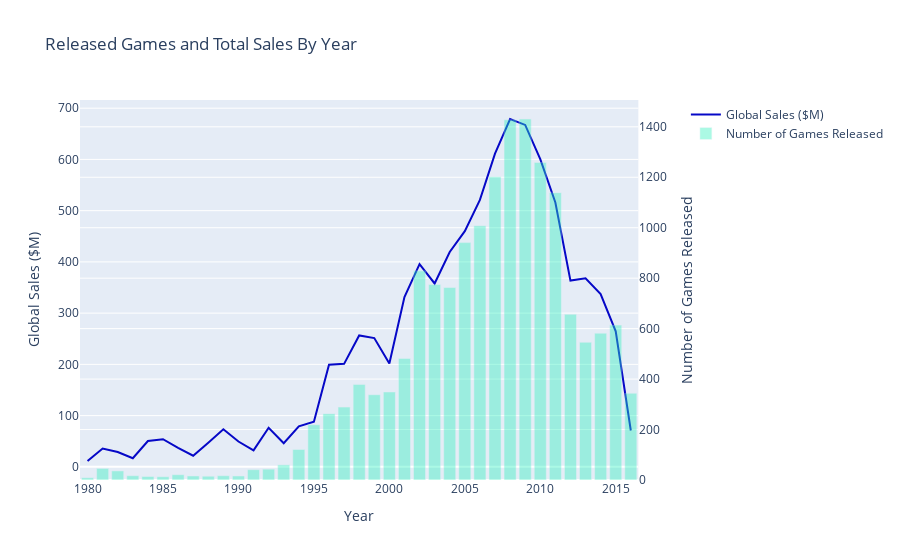

This figure's notebook cell:
### Markdown cell above
# Total Video Game Sales By Year

### Code cell
yearly_sales = data.groupby('Year')['Global_Sales'].sum()
yearly_num_games = data.groupby('Year')['Global_Sales'].count()

fig = make_subplots(specs=[[{"secondary_y": True}]])

fig.add_trace(
    go.Scatter(x=yearly_sales.index, y=yearly_sales.values, mode='lines',
               name="Global Sales ($M)", line_color='#0608C7'),
    secondary_y=False,
)

fig.add_trace(
    go.Bar(x=yearly_num_games.index, y=yearly_num_games.values, opacity=0.4,
           name='Number of Games Released', marker_color='#2FF1BD'),
    secondary_y=True,
)

fig.update_layout(
    title_text='Released Games and Total Sales By Year'
)

fig.update_xaxes(title_text='Year')

fig.update_yaxes(title_text='Global Sales ($M)', secondary_y=False)
fig.update_yaxes(title_text='Number of Games Released', secondary_y=True)

fig.show()

### Figure 1 — Plotly figure (JSON) as saved in the notebook; plotly's stock layout.template omitted (floating-point values rounded to 4 significant figures)
{"data": [{"line": {"color": "#0608C7"}, "mode": "lines", "name": "Global Sales ($M)", "type": "scatter", "x": [1980, 1981, 1982, 1983, 1984, 1985, 1986, 1987, 1988, 1989, 1990, 1991, 1992, 1993, 1994, 1995, 1996, 1997, 1998, 1999, 2000, 2001, 2002, 2003, 2004, 2005, 2006, 2007, 2008, 2009, 2010, 2011, 2012, 2013, 2014, 2015, 2016], "xaxis": "x", "y": [11.38, 35.77, 28.86, 16.79, 50.36, 53.92, 37.07, 21.74, 47.22, 73.45, 49.39, 32.23, 76.16, 45.98, 79.17, 88.11, 199.1, 201.0, 256.5, 251.3, 201.6, 331.5, 395.5, 357.8, 419.3, 459.9, 521.0, 611.1, 678.9, 667.3, 600.4, 516.0, 363.5, 368.1, 337.0, 264.4, 70.93], "yaxis": "y"}, {"marker": {"color": "#2FF1BD"}, "name": "Number of Games Released", "opacity": 0.4, "type": "bar", "x": [1980, 1981, 1982, 1983, 1984, 1985, 1986, 1987, 1988, 1989, 1990, 1991, 1992, 1993, 1994, 1995, 1996, 1997, 1998, 1999, 2000, 2001, 2002, 2003, 2004, 2005, 2006, 2007, 2008, 2009, 2010, 2011, 2012, 2013, 2014, 2015, 2016], "xaxis": "x", "y": [9, 46, 36, 17, 14, 13, 21, 16, 15, 17, 16, 41, 43, 60, 121, 219, 263, 289, 379, 338, 349, 482, 829, 775, 763, 941, 1008, 1202, 1428, 1431, 1259, 1139, 657, 546, 582, 614, 344], "yaxis": "y2"}], "layout": {"title": {"text": "Released Games and Total Sales By Year"}, "xaxis": {"anchor": "y", "domain": [0, 0.94], "title": {"text": "Year"}}, "yaxis": {"anchor": "x", "domain": [0, 1], "title": {"text": "Global Sales ($M)"}}, "yaxis2": {"anchor": "x", "overlaying": "y", "side": "right", "title": {"text": "Number of Games Released"}}}}
